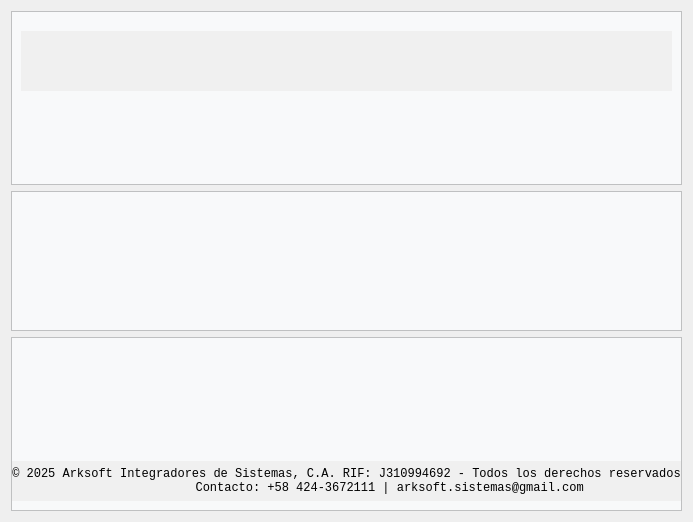
             <widget class="QWidget" name="page_inicio">
              <property name="styleSheet">
               <string notr="true">/* Estilo del marco */
QFrame {
    background-color: #F8F9FA;
    }
</string>
              </property>
              <layout class="QVBoxLayout" name="verticalLayout_13">
               <item>
                <widget class="QFrame" name="frame_inicio_head">
                 <property name="frameShape">
                  <enum>QFrame::Shape::StyledPanel</enum>
                 </property>
                 <property name="frameShadow">
                  <enum>QFrame::Shadow::Raised</enum>
                 </property>
                 <layout class="QVBoxLayout" name="verticalLayout_14">
                  <item>
                   <widget class="QLabel" name="title_arktoolspc">
                    <property name="minimumSize">
                     <size>
                      <width>40</width>
                      <height>60</height>
                     </size>
                    </property>
                    <property name="maximumSize">
                     <size>
                      <width>16777215</width>
                      <height>40</height>
                     </size>
                    </property>
                    <property name="font">
                     <font>
                      <family>Consolas</family>
                      <pointsize>9</pointsize>
                      <italic>false</italic>
                      <bold>false</bold>
                     </font>
                    </property>
                    <property name="styleSheet">
                     <string notr="true">font: 9pt &quot;Consolas&quot;;
color: #000000; 
background-color: #f0f0f0;</string>
                    </property>
                    <property name="frameShadow">
                     <enum>QFrame::Shadow::Sunken</enum>
                    </property>
                    <property name="text">
                     <string/>
                    </property>
                    <property name="textFormat">
                     <enum>Qt::TextFormat::PlainText</enum>
                    </property>
                    <property name="pixmap">
                     <pixmap>assets/images/ArlToolsPC2.png</pixmap>
                    </property>
                    <property name="alignment">
                     <set>Qt::AlignmentFlag::AlignCenter</set>
                    </property>
                   </widget>
                  </item>
                  <item>
                   <spacer name="verticalSpacer_2">
                    <property name="orientation">
                     <enum>Qt::Orientation::Vertical</enum>
                    </property>
                    <property name="sizeHint" stdset="0">
                     <size>
                      <width>20</width>
                      <height>94</height>
                     </size>
                    </property>
                   </spacer>
                  </item>
                 </layout>
                </widget>
               </item>
               <item>
                <widget class="QFrame" name="frame_inicio_middle">
                 <property name="frameShape">
                  <enum>QFrame::Shape::StyledPanel</enum>
                 </property>
                 <property name="frameShadow">
                  <enum>QFrame::Shadow::Raised</enum>
                 </property>
                 <layout class="QHBoxLayout" name="horizontalLayout_4">
                  <item>
                   <spacer name="horizontalSpacer_2">
                    <property name="orientation">
                     <enum>Qt::Orientation::Horizontal</enum>
                    </property>
                    <property name="sizeHint" stdset="0">
                     <size>
                      <width>248</width>
                      <height>20</height>
                     </size>
                    </property>
                   </spacer>
                  </item>
                  <item>
                   <widget class="QLabel" name="label_logo_tools">
                    <property name="minimumSize">
                     <size>
                      <width>120</width>
                      <height>120</height>
                     </size>
                    </property>
                    <property name="maximumSize">
                     <size>
                      <width>260</width>
                      <height>260</height>
                     </size>
                    </property>
                    <property name="layoutDirection">
                     <enum>Qt::LayoutDirection::LeftToRight</enum>
                    </property>
                    <property name="frameShadow">
                     <enum>QFrame::Shadow::Sunken</enum>
                    </property>
                    <property name="text">
                     <string/>
                    </property>
                    <property name="pixmap">
                     <pixmap>assets/images/ArkToolsPC_02.png</pixmap>
                    </property>
                    <property name="scaledContents">
                     <bool>true</bool>
                    </property>
                    <property name="alignment">
                     <set>Qt::AlignmentFlag::AlignCenter</set>
                    </property>
                   </widget>
                  </item>
                  <item>
                   <spacer name="horizontalSpacer_3">
                    <property name="orientation">
                     <enum>Qt::Orientation::Horizontal</enum>
                    </property>
                    <property name="sizeHint" stdset="0">
                     <size>
                      <width>248</width>
                      <height>20</height>
                     </size>
                    </property>
                   </spacer>
                  </item>
                 </layout>
                </widget>
               </item>
               <item>
                <widget class="QFrame" name="frame_inicio_pie">
                 <property name="frameShape">
                  <enum>QFrame::Shape::StyledPanel</enum>
                 </property>
                 <property name="frameShadow">
                  <enum>QFrame::Shadow::Raised</enum>
                 </property>
                 <layout class="QVBoxLayout" name="verticalLayout_6" stretch="1,1">
                  <property name="spacing">
                   <number>6</number>
                  </property>
                  <property name="leftMargin">
                   <number>0</number>
                  </property>
                  <property name="topMargin">
                   <number>0</number>
                  </property>
                  <property name="rightMargin">
                   <number>0</number>
                  </property>
                  <property name="bottomMargin">
                   <number>9</number>
                  </property>
                  <item>
                   <spacer name="verticalSpacer">
                    <property name="orientation">
                     <enum>Qt::Orientation::Vertical</enum>
                    </property>
                    <property name="sizeHint" stdset="0">
                     <size>
                      <width>20</width>
                      <height>123</height>
                     </size>
                    </property>
                   </spacer>
                  </item>
                  <item>
                   <widget class="QLabel" name="pie_arkinfo">
                    <property name="minimumSize">
                     <size>
                      <width>40</width>
                      <height>40</height>
                     </size>
                    </property>
                    <property name="maximumSize">
                     <size>
                      <width>16777215</width>
                      <height>40</height>
                     </size>
                    </property>
                    <property name="font">
                     <font>
                      <family>Consolas</family>
                      <pointsize>9</pointsize>
                      <italic>false</italic>
                      <bold>false</bold>
                     </font>
                    </property>
                    <property name="styleSheet">
                     <string notr="true">font: 9pt &quot;Consolas&quot;;
color: #000000; 
background-color: #f0f0f0;</string>
                    </property>
                    <property name="frameShadow">
                     <enum>QFrame::Shadow::Sunken</enum>
                    </property>
                    <property name="text">
                     <string>© 2025 Arksoft Integradores de Sistemas, C.A. RIF: J310994692 - Todos los derechos reservados
            Contacto: +58 424-3672111 | arksoft.sistemas@gmail.com</string>
                    </property>
                    <property name="textFormat">
                     <enum>Qt::TextFormat::PlainText</enum>
                    </property>
                    <property name="alignment">
                     <set>Qt::AlignmentFlag::AlignCenter</set>
                    </property>
                   </widget>
                  </item>
                 </layout>
                </widget>
               </item>
              </layout>
             </widget>
